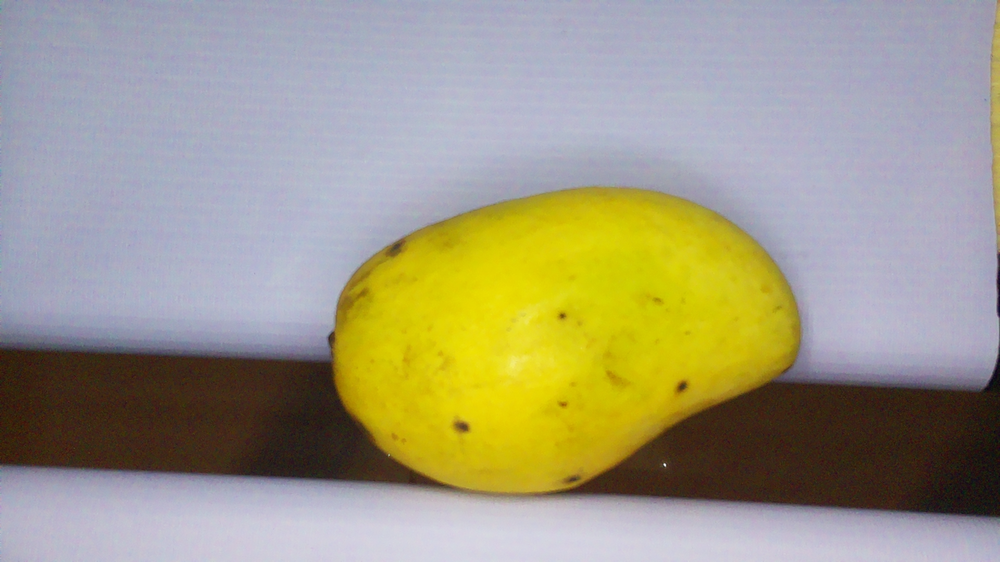
#> input picture dan/mango1.png, 1000 x 562 px, shrunk from 1920 x 1080 before the run
$ python size_pixelbased.py mango1.png
#> lines starting #> are read from the running program, lines starting #| are printed output that depends on the picture; after the words box and inside, x2 and y2 are one past the last pixel; in counts of white or black regions, pixels touching at a corner belong together
import cv2
import numpy as np
import matplotlib.pyplot as plt
import sys

def calculate_mango_area(image_path):
    # Step 1: Load image
#> called with image_path = 'mango1.png'
    image = cv2.imread(image_path)
#> image is the input picture: shape (562, 1000, 3); mean B, G, R 131.5, 154.6, 159.9
    if image is None:
        raise ValueError("Image not found or unable to load.")

    # Convert BGR (OpenCV default) to RGB for matplotlib display
    image_rgb = cv2.cvtColor(image, cv2.COLOR_BGR2RGB)

    # Step 2: Convert to HSV
    hsv = cv2.cvtColor(image, cv2.COLOR_BGR2HSV)
#> hsv: shape (562, 1000, 3); mean H, S, V 85.7, 88, 173.5

    # Step 3: Define HSV range for mango color (tweak as needed)
    lower = np.array([20, 40, 40])   # lower bound (H, S, V)
    upper = np.array([40, 255, 255]) # upper bound (H, S, V)

    # Step 4: Create mask
    mask = cv2.inRange(hsv, lower, upper)
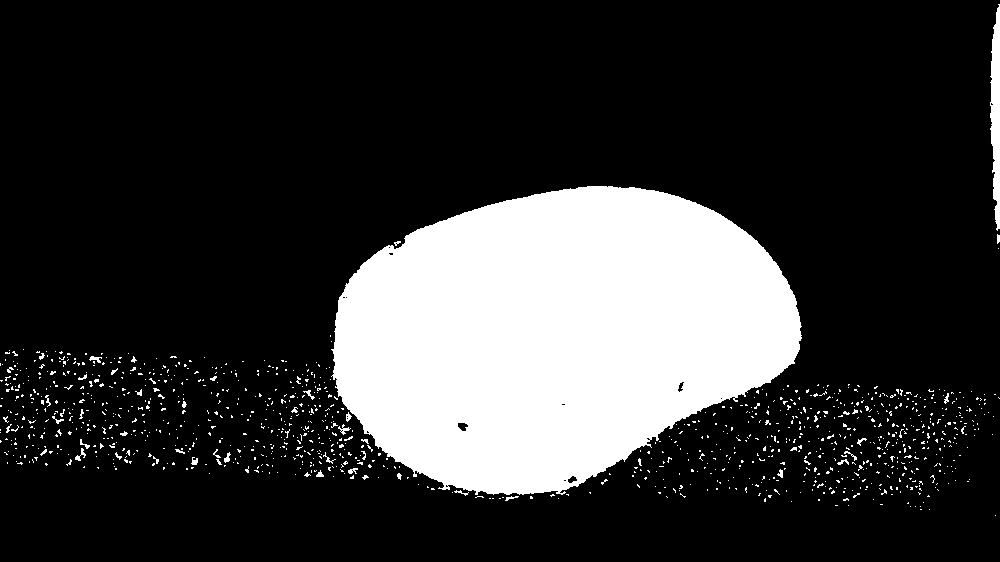
#> mask: shape (562, 1000); 20.2% white; 1138 white regions (1096 under 20 px), largest, box (x1, y1, x2, y2) and area: (331, 186, 802, 495) 106383, (990, 4, 1000, 231) 1601, (75, 448, 86, 461) 52

    # Step 5: Morphological operations to clean mask
    kernel = np.ones((5, 5), np.uint8)
    mask_clean = cv2.morphologyEx(mask, cv2.MORPH_OPEN, kernel)
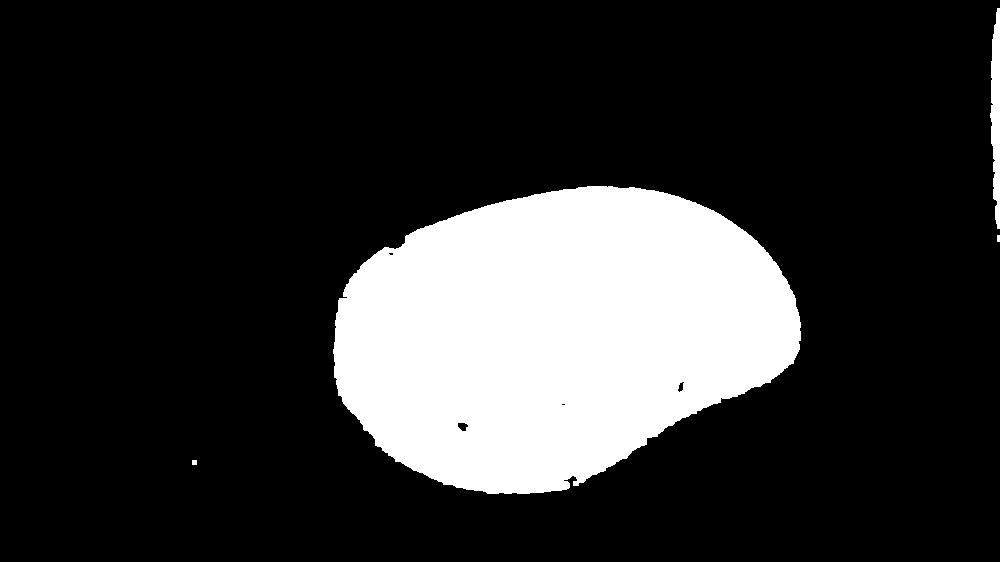
#> mask_clean: shape (562, 1000); 19.2% white; 4 white regions, box (x1, y1, x2, y2) and area: (333, 186, 801, 494) 106077, (990, 8, 1000, 229) 1573, (192, 460, 197, 465) 25, (997, 235, 1000, 242) 21
    mask_clean = cv2.morphologyEx(mask_clean, cv2.MORPH_CLOSE, kernel)
#> mask_clean: shape (562, 1000); 19.2% white; 4 white regions

    # Step 6: Find contours
    contours, _ = cv2.findContours(mask_clean, cv2.RETR_EXTERNAL, cv2.CHAIN_APPROX_SIMPLE)
#> contours = 4 contours, 2 with area under 20; largest, box (x1, y1, x2, y2) and area: (333, 186, 801, 494) 105662, (990, 8, 1000, 229) 1370
    if not contours:
        raise ValueError("No mango detected — adjust HSV range.")

    # Step 7: Select largest contour (assumed mango)
    mango_contour = max(contours, key=cv2.contourArea)
#> mango_contour = contour of 539 points, box (x1, y1, x2, y2) (333, 186, 801, 494), area 105662

    # Step 8: Bounding rectangle
    x, y, w, h = cv2.boundingRect(mango_contour)
#> x = 333; y = 186; w = 468; h = 308

    # Step 9: Area calculation
    area = w * h
#> area = 144144

    # Step 10: Visualization with bounding box
    output = image.copy()
    cv2.rectangle(output, (x, y), (x + w, y + h), (0, 255, 0), 2)
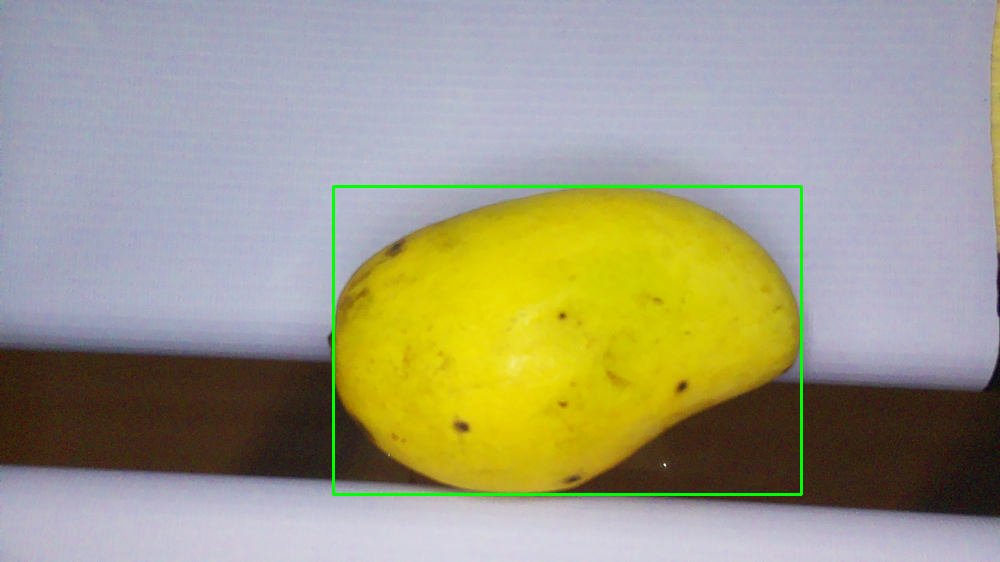
#> output: shape (562, 1000, 3); 0.83% of pixels changed, all inside (x1, y1, x2, y2) = (332, 185, 803, 496)
    output_rgb = cv2.cvtColor(output, cv2.COLOR_BGR2RGB)

    # Print results
    print(f"Length (height): {h} pixels")
#| Length (height): 308 pixels
    print(f"Width: {w} pixels")
#| Width: 468 pixels
    print(f"Estimated Mango Area (bounding box): {area} pixels²")
#| Estimated Mango Area (bounding box): 144144 pixels²

    # Step 11: Show results side by side
    plt.figure(figsize=(16, 6))

    plt.subplot(1, 4, 1)
    plt.imshow(image_rgb)
    plt.title("Original Image")
    plt.axis("off")

    plt.subplot(1, 4, 2)
    plt.imshow(hsv)
    plt.title("HSV Conversion")
    plt.axis("off")

    plt.subplot(1, 4, 3)
    plt.imshow(mask_clean, cmap="gray")
    plt.title("Thresholded Mask")
    plt.axis("off")

    plt.subplot(1, 4, 4)
    plt.imshow(output_rgb)
    plt.title("Bounding Box")
    plt.axis("off")

    plt.tight_layout()
    plt.show()
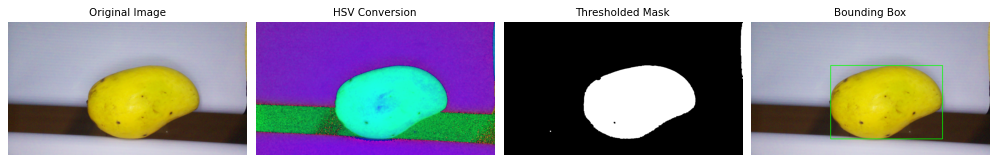
#> figure drawn by matplotlib, 4 panels

if __name__ == '__main__':
    # Example usage
    if len(sys.argv) < 2:
        print("Usage: python script.py <image_path>")
        print("Example: python script.py test.jpeg")
        sys.exit(1)

    # Get image path from command line argument
    imgPath = sys.argv[1]
    calculate_mango_area(imgPath)

$ run again, on dan/mango3.png
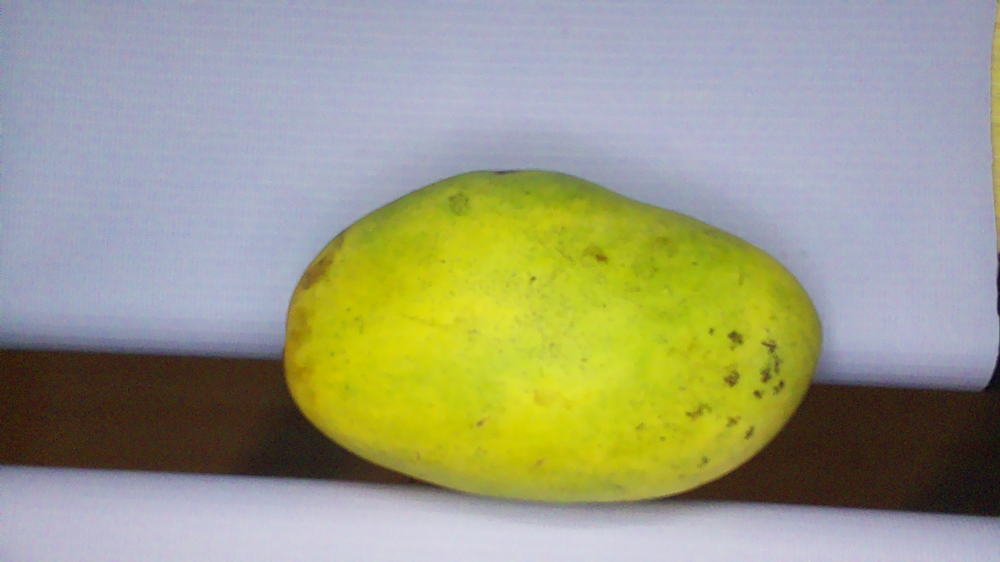
#> input picture dan/mango3.png, 1000 x 562 px, shrunk from 1920 x 1080 before the run
#> in calculate_mango_area, image is the input picture: shape (562, 1000, 3); mean B, G, R 131.3, 157.5, 155.9
#> hsv: shape (562, 1000, 3); mean H, S, V 82.9, 93, 173.9
#> in calculate_mango_area, `mask = cv2.inRange(hsv, lower, upper)`:
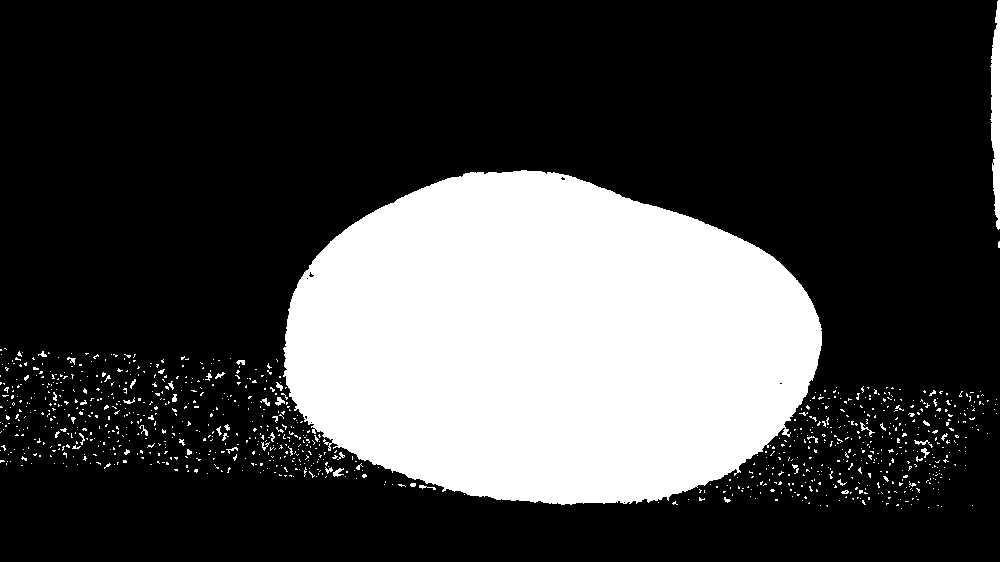
#> mask: shape (562, 1000); 26% white; 969 white regions (922 under 20 px), largest, box (x1, y1, x2, y2) and area: (283, 170, 822, 505) 139061, (990, 0, 1000, 230) 1587, (333, 468, 344, 477) 53
#> contours = 2 contours; box (x1, y1, x2, y2) and area: (284, 170, 822, 504) 138136, (991, 0, 1000, 229) 1350
#> mango_contour = contour of 593 points, box (x1, y1, x2, y2) (284, 170, 822, 504), area 138136
#> x = 284; y = 170; w = 538; h = 334
#> area = 179692
#> output: shape (562, 1000, 3); 0.93% of pixels changed, all inside (x1, y1, x2, y2) = (283, 169, 824, 506)
#| Length (height): 334 pixels
#| Width: 538 pixels
#| Estimated Mango Area (bounding box): 179692 pixels²
#> in calculate_mango_area, `plt.show()`:
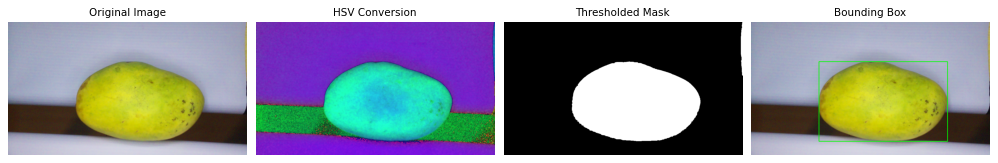
#> figure drawn by matplotlib, 4 panels

$ run again, on dan/mango4.png
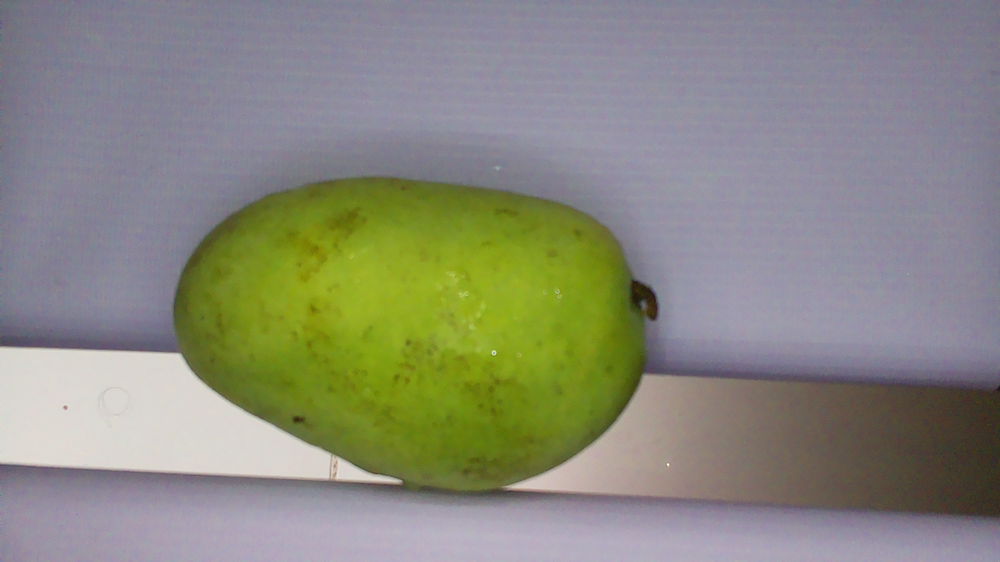
#> input picture dan/mango4.png, 1000 x 562 px, shrunk from 1920 x 1080 before the run
#> in calculate_mango_area, image is the input picture: shape (562, 1000, 3); mean B, G, R 125.3, 137.6, 137.3
#> hsv: shape (562, 1000, 3); mean H, S, V 90.6, 65.2, 150
#> in calculate_mango_area, `mask = cv2.inRange(hsv, lower, upper)`:
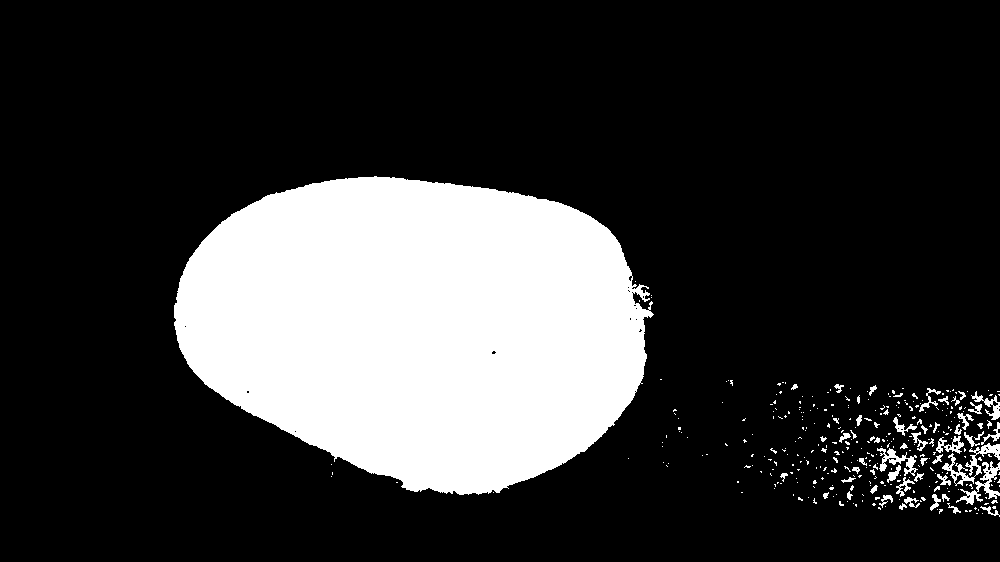
#> mask: shape (562, 1000); 21.5% white; 345 white regions (290 under 20 px), largest, box (x1, y1, x2, y2) and area: (174, 176, 654, 495) 115273, (942, 443, 1000, 486) 647, (956, 461, 1000, 505) 543
#> contours = 12 contours, 1 with area under 20; largest, box (x1, y1, x2, y2) and area: (174, 177, 651, 495) 114418, (993, 409, 1000, 429) 71, (989, 444, 1000, 453) 55, (986, 468, 997, 479) 47, (889, 472, 896, 480) 42
#> mango_contour = contour of 562 points, box (x1, y1, x2, y2) (174, 177, 651, 495), area 114418
#> x = 174; y = 177; w = 477; h = 318
#> area = 151686
#> output: shape (562, 1000, 3); 0.85% of pixels changed, all inside (x1, y1, x2, y2) = (173, 176, 653, 497)
#| Length (height): 318 pixels
#| Width: 477 pixels
#| Estimated Mango Area (bounding box): 151686 pixels²
#> in calculate_mango_area, `plt.show()`:
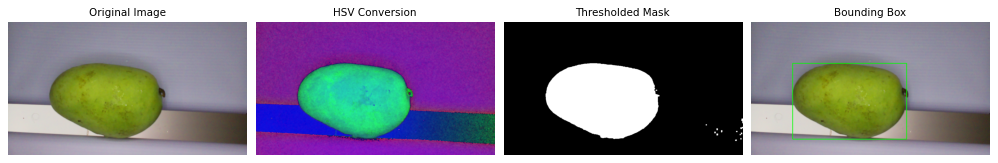
#> figure drawn by matplotlib, 4 panels
